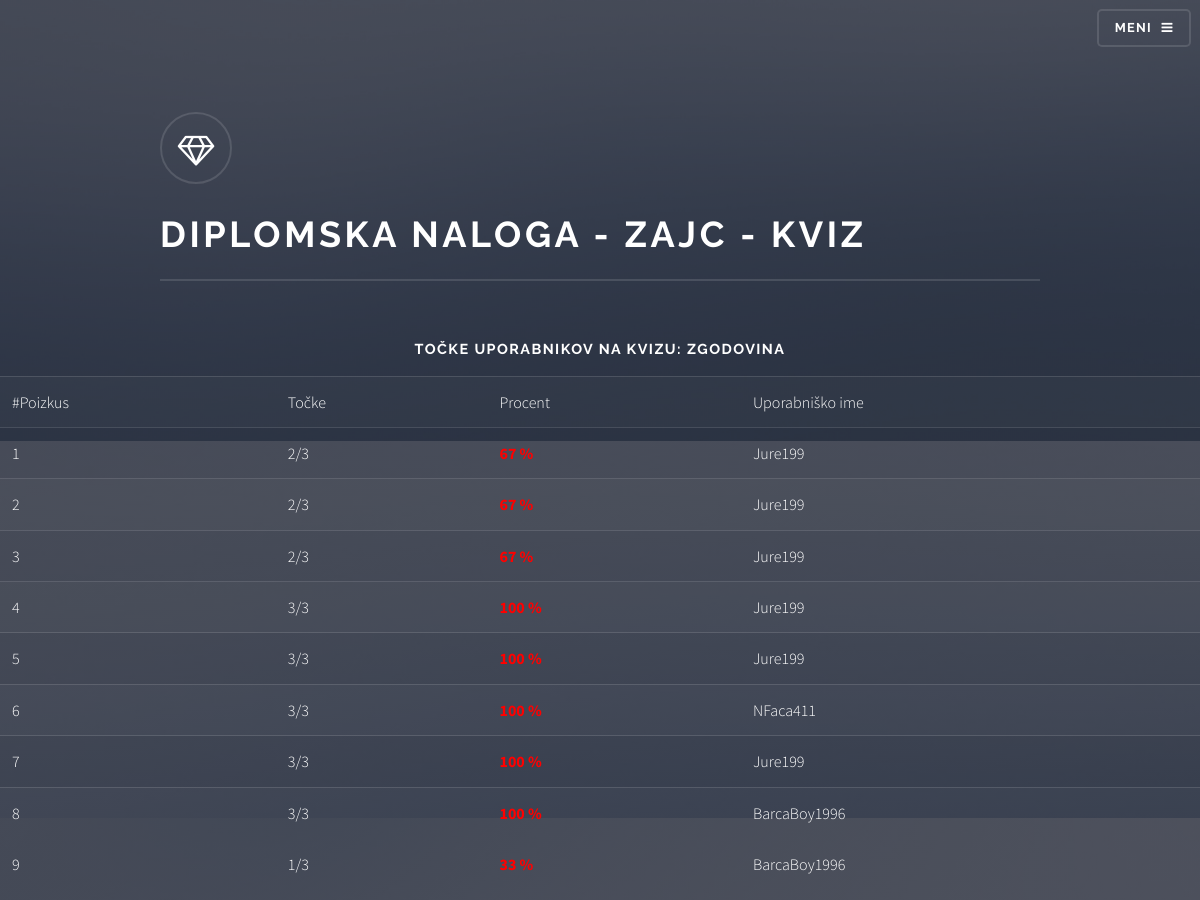
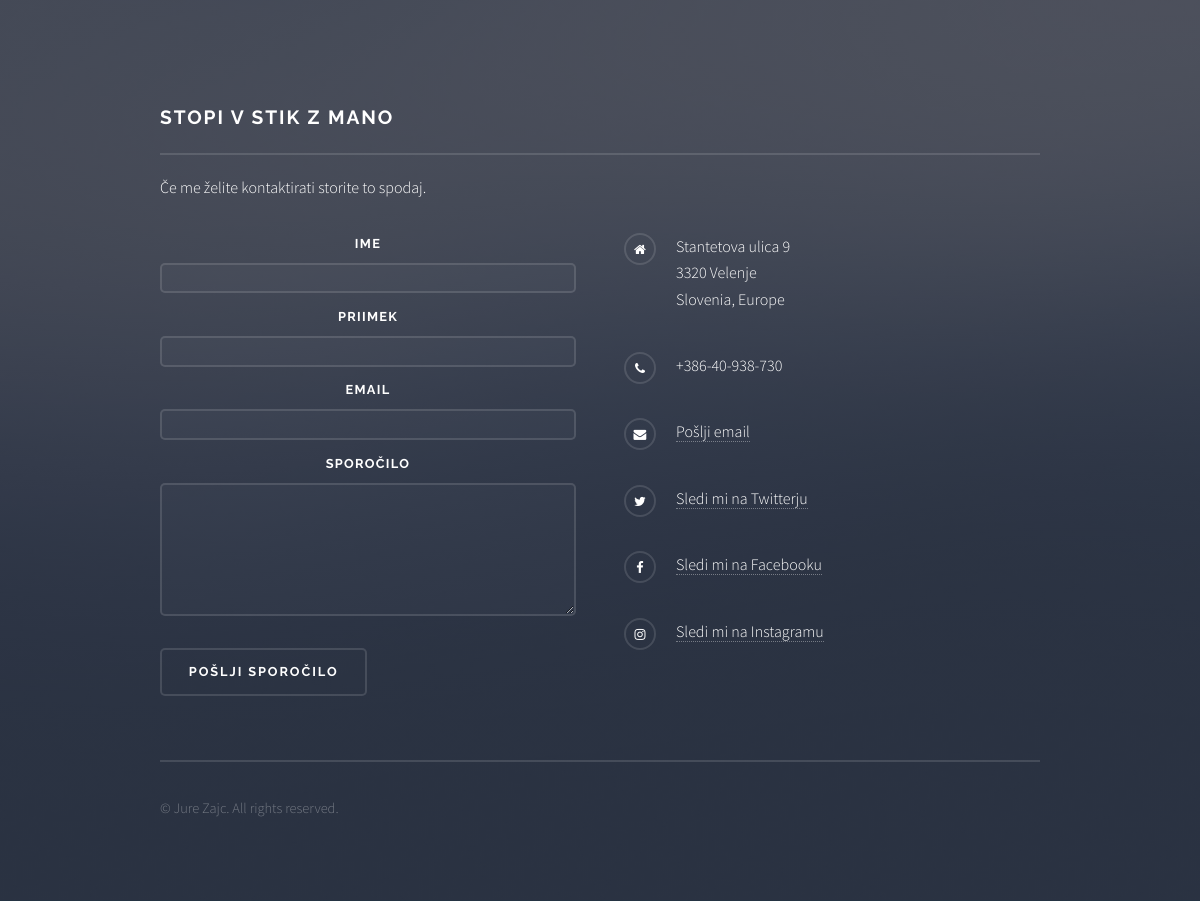
/quiz_r.php?id=5, run on the app's committed database (2 pictures, top to bottom).
### tables this page shows
CREATE TABLE `quizes` (
  `ID_quizes` int(11) NOT NULL,
  `ID_users` int(11) NOT NULL,
  `quiz_name` varchar(255) DEFAULT NULL,
  `since_when` date DEFAULT NULL,
  `until` date DEFAULT NULL,
  `nmb_question` int(11) DEFAULT NULL
);

CREATE TABLE `answers` (
  `ID_answers` int(11) NOT NULL,
  `Answer` varchar(255) NOT NULL,
  `correct` tinyint(1) DEFAULT NULL,
  `ID_users` int(11) NOT NULL,
  `ID_quizes` int(11) NOT NULL
);

CREATE TABLE `users` (
  `ID_users` int(11) NOT NULL,
  `Name` varchar(255) DEFAULT NULL,
  `Surname` varchar(255) DEFAULT NULL,
  `Username` varchar(255) DEFAULT NULL,
  `Pass` varchar(255) NOT NULL,
  `email` varchar(255) NOT NULL,
  `Admin` int(11) DEFAULT NULL,
  `text` text
);

### quiz_r.php (the view, shortened to what this page needs)
<?php
    include_once './header.php';
    include_once './database.php';
    $kvizID = $_GET['id'];
?>
<?php
    $query2 = "SELECT answers.ID_answers, answers.correct, quizes.ID_quizes,quizes.quiz_name,quizes.nmb_question, answers.ID_users, users.email, users.Name, users.Username FROM answers INNER JOIN quizes ON quizes.ID_quizes = answers.ID_quizes INNER JOIN users ON users.ID_users = answers.ID_users WHERE quizes.ID_quizes =$kvizID";
    $result2 = mysqli_query($link, $query2);
    $quiz_name2 = mysqli_fetch_array($result2);
?>
<h3 style="text-align: center"> Točke uporabnikov na kvizu: <?php echo $quiz_name2['quiz_name'];?> </h3>
<table>
    <tr>
        <td>#Poizkus</td>
        <td>Točke</td>
        <td>Procent</td>
        <td>Uporabniško ime</td>
    </tr>
<?php
    $number = 1;
    $query = "SELECT answers.ID_answers, answers.correct, quizes.ID_quizes,quizes.quiz_name,quizes.nmb_question, answers.ID_users, users.email, users.Name, users.Username FROM answers INNER JOIN quizes ON quizes.ID_quizes = answers.ID_quizes INNER JOIN users ON users.ID_users = answers.ID_users WHERE quizes.ID_quizes =$kvizID";
    $result = mysqli_query($link, $query);
    while ($quiz_name = mysqli_fetch_array($result) ){
    echo '<tr>';
            echo '<td>'.$number.'</td>';
            echo '<td>'.$quiz_name['correct'];
            echo '/';
            echo $quiz_name['nmb_question'];
            $score = $quiz_name['correct']/(int)($quiz_name['nmb_question'])*100;
            $urejeno = round($score);
            echo '<td><font color = "##ff0000" weight ="bold"><span style="font-weight:bold">'.$urejeno.' % </td>';
            echo '<td>'.$quiz_name['Username'].'</td>';
            $number++;
    }
?>
</table>
<?php
include_once './footer.php';
?>

### header.php (shortened to what this page needs)
<!DOCTYPE HTML>
<html>
            <head>
                    <link rel="stylesheet" href="assets/css/main.css" />
            </head>
            <body>
                            <div id="page-wrapper">
                                            <header id="header" class="alt">
                                                    <nav>
                                                            <a href="#menu">Meni</a>
                                                    </nav>
                                            </header>
                                            <section id="banner">
                                                    <div class="inner">
                                                        <div class="logo"><span class="icon fa-diamond"></span></div>
                                                            <h2>Diplomska naloga - ZAJC - kviz</h2>
                                                    </div>
                                            </section>
                            </div>

### footer.php (shortened to what this page needs)
<?php
    include_once './header.php';
?>
					<section id="footer">
						<div class="inner">
							<h2 class="major">Stopi v stik z mano</h2>
							<p>Če me želite kontaktirati storite to spodaj.</p>
                                                        <form method="post" action="text.php">
								<div class="field">
									<label for="name">Ime</label>
									<input type="text" name="name" id="name" />
								</div>
								<div class="field">
									<label for="surname">Priimek</label>
									<input type="text" name="surname" id="surname" />
								</div>
								<div class="field">
									<label for="email">Email</label>
									<input type="email" name="email" id="email" />
								</div>
								<div class="field">
									<label for="message">Sporočilo</label>
                                                                        <textarea name="message" id="message" name="message" rows="4"></textarea>
								</div>
								<ul class="actions">
									<li><input type="submit" value="Pošlji sporočilo" /></li>
								</ul>
							</form>
							<ul class="contact">
								<li class="fa-home">
									Stantetova ulica 9<br />
									3320 Velenje<br />
									Slovenia, Europe
								</li>
								<li class="fa-phone">+386-40-938-730</li>
								<li class="fa-envelope"><a href="mailto:Jure.zajc.95@gmail.com?Subject=Hello%20again" target="_top" rel="noopener">Pošlji email</a></li>
								<li class="fa-twitter"><a href="https://twitter.com/JureZAJC1" target="_blank" rel="noopener">Sledi mi na Twitterju</a></li>
                                                                <li class="fa-facebook"><a href="https://www.facebook.com/JureZajc1995" rel="noopener" target="_blank">Sledi mi na Facebooku</a></li>
								<li class="fa-instagram"><a href="https://www.instagram.com/jure_zajc/" target="_blank" rel="noopener">Sledi mi na Instagramu</a></li>
							</ul>
							<ul class="copyright">
								<li>&copy; Jure Zajc. All rights reserved.</li>
							</ul>
						</div>
					</section>
	</body>
</html>

### data on the page
quizes: quiz_name "ZGODOVINA"
answers: correct "2", ID_quizes.nmb_question "3", ID_users.Username "Jure199"
answers: correct "2", ID_quizes.nmb_question "3", ID_users.Username "Jure199"
answers: correct "2", ID_quizes.nmb_question "3", ID_users.Username "Jure199"
answers: correct "3", ID_quizes.nmb_question "3", ID_users.Username "Jure199"
answers: correct "3", ID_quizes.nmb_question "3", ID_users.Username "Jure199"
answers: correct "3", ID_quizes.nmb_question "3", ID_users.Username "NFaca411"
answers: correct "3", ID_quizes.nmb_question "3", ID_users.Username "Jure199"
answers: correct "3", ID_quizes.nmb_question "3", ID_users.Username "BarcaBoy1996"
answers: correct "1", ID_quizes.nmb_question "3", ID_users.Username "BarcaBoy1996"
